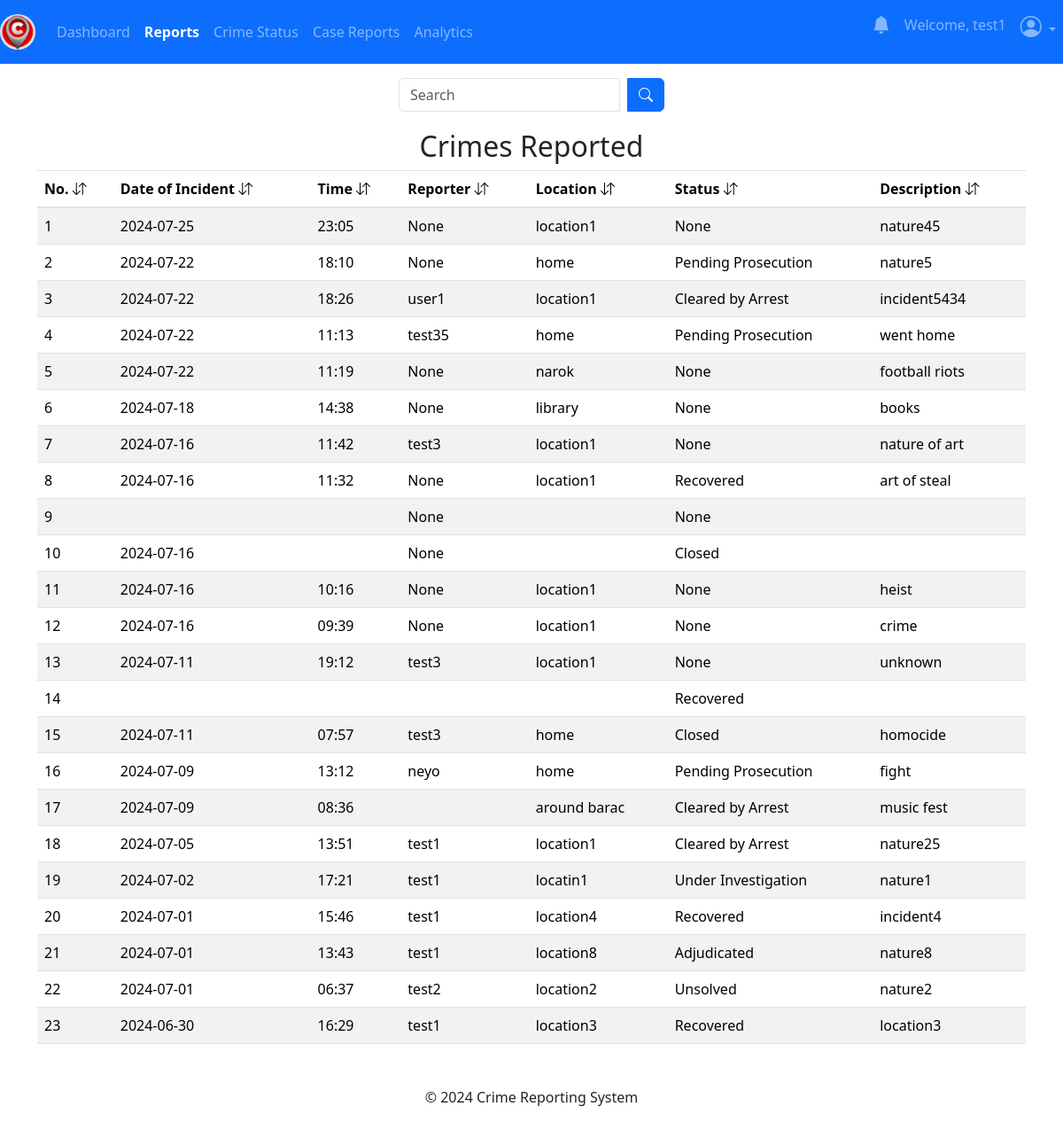
/admin/reports (signed in), run on an earlier commit of the app's database.
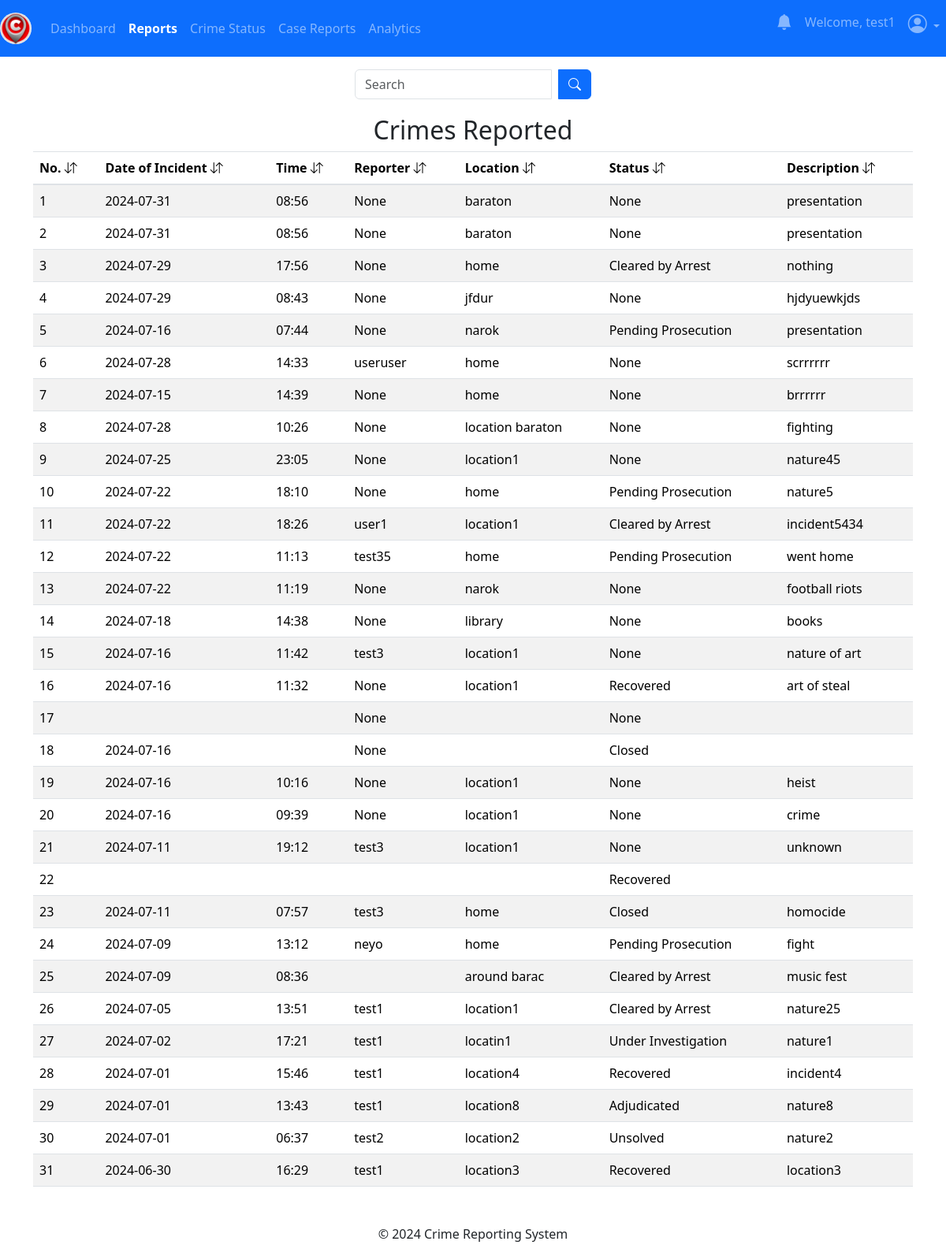
And on a later commit of the database.
### app/posts/models.py (models this page shows, shortened)
class Crime(db.Model, UserMixin):
    crime_id = db.Column(db.Integer, primary_key=True)
    date_of_incident = db.Column(db.String(10), nullable=False)
    issued_by = db.Column(db.String(20), nullable=True)
    time_of_incident = db.Column(db.String(10), nullable=False)
    phonenumber = db.Column(db.String(10), nullable=True)
    incident_location = db.Column(db.Text, nullable=False)
    incident_nature = db.Column(db.Text, nullable=False)
    incident_details = db.Column(db.Text, nullable=False)
    suspect_details = db.Column(db.Text, nullable=True)
    arrest_history = db.Column(db.Text, nullable=True)
    suspect_name = db.Column(db.String(10), nullable=True)
    comments = db.Column(db.Text, nullable=True)
    crime_status = db.Column(db.String(10), nullable=True)
    latitude = db.Column(db.Float)
    longitude = db.Column(db.Float)
    crime_file_upload = db.Column(db.Text, nullable=True)
    crime_file_name = db.Column(db.Text, nullable=True)
    crime_mimetype = db.Column(db.Text, nullable=True)
    date_crime_received = db.Column(db.DateTime(timezone=True), default=current_time())
    reporter_id = db.Column(db.Integer, db.ForeignKey('user.id'))

### app/admins/routes.py (the view)
@admins.route('/admin/reports')
@admin_required
def reports():
    search_query = request.args.get('search_query', '')
    try:
        if search_query:
            crimes = Crime.query.filter(
                Crime.incident_location.ilike(f'%{search_query}%') |
                Crime.issued_by.ilike(f'%{search_query}%') |
                Crime.date_of_incident.ilike(f'%{search_query}%') |
                Crime.time_of_incident.ilike(f'%{search_query}%') |
                Crime.date_crime_received.ilike(f'%{search_query}%') |
                Crime.crime_status.ilike(f'%{search_query}%') |
                Crime.incident_nature.ilike(f'%{search_query}%')
            ).order_by(desc(Crime.date_crime_received)).all()
        else:
            crimes = Crime.query.order_by(desc(Crime.date_crime_received)).all()
    except Exception as e:
        current_app.logger.error(f"Database error: {str(e)}")
        flash("An error occurred while fetching reports.", "danger")
        return redirect(url_for('admins.reports'))
    if not crimes:
        flash("No reports found.", "info")
    return render_template('admin/reports.html', title='Reports Dashboard', crimes=crimes)

### app/__init__.py (called while the page is built)
@login_manager.user_loader
def load_user(user_id):
    return models.User.query.get(user_id)

### app/admins/routes.py (called while the page is built)
def admin_required(f):
    @wraps(f)
    def decorated_function(*args, **kwargs):
        if not session.get('admin_id'):
            flash('You need to be logged in as an admin to access the page.', 'danger')
            return redirect(url_for('admins.adminIndex'))
        return f(*args, **kwargs)
    return decorated_function

### app/templates/admin/reports.html (shortened to what this page needs)
{% extends 'admin/layout.html' %} {% block content %}
<div class="container">
  <br />
  <form
    method="GET"
    action="{{ url_for('admins.reports') }}"
    class="search-form"
  >
    <div class="input-group search-input">
      <input
        type="text"
        name="search_query"
        class="form-control"
        placeholder="Search"
      />
      <div class="input-group-append ms-2">
        <button type="submit" class="btn btn-primary">
          <i class="bi bi-search"></i>
        </button>
      </div>
    </div>
  </form>
  {% if crimes %}
  <table class="table table-striped table-hover">
    <h2 style="text-align: center">Crimes Reported</h2>
    <thead>
      <tr>
        <th scope="col">No. <i class="bi bi-arrow-down-up"></i></th>
        <th scope="col">
          Date of Incident <i class="bi bi-arrow-down-up"></i>
        </th>
        <th scope="col">Time <i class="bi bi-arrow-down-up"></i></th>
        <th scope="col">Reporter <i class="bi bi-arrow-down-up"></i></th>
        <th scope="col">Location <i class="bi bi-arrow-down-up"></i></th>
        <th scope="col">Status <i class="bi bi-arrow-down-up"></i></th>
        <th scope="col">Description <i class="bi bi-arrow-down-up"></i></th>
      </tr>
    </thead>
    <tbody>
      {% for crime in crimes %}
      <tr
        onclick="crimeDetails('{{ crime.crime_id }}')"
        style="cursor: pointer"
      >
        <td>{{ loop.index }}</td>
        <td>{{ crime.date_of_incident }}</td>
        <td>{{ crime.time_of_incident }}</td>
        <td>{{ crime.issued_by }}</td>
        <td>{{ crime.incident_location }}</td>
        <td>{{ crime.crime_status }}</td>
        <td>{{ crime.incident_nature }}</td>
      </tr>
      {% endfor %}
    </tbody>
  </table>
  {% endif %}
  {% endblock content %}

### app/templates/admin/layout.html (shortened to what this page needs)
<!DOCTYPE html>
<html lang="en">
  <head>
    <link
      rel="stylesheet"
      href="https://cdn.jsdelivr.net/npm/bootstrap-icons@1.11.3/font/bootstrap-icons.min.css"
    />
    <link
      href="https://stackpath.bootstrapcdn.com/bootstrap/4.5.2/css/bootstrap.min.css"
      rel="stylesheet"
    />
    <link
      href="https://cdn.jsdelivr.net/npm/bootstrap@5.3.3/dist/css/bootstrap.min.css"
      rel="stylesheet"
    />
  </head>
  <body>
    <nav class="navbar navbar-expand-md navbar-dark bg-primary fixed-top">
      {% if session.get('admin_name') %}
      <a
        class="navbar-brand nav-link active"
        href="{{ url_for('admins.adminDashboard') }}"
        ><img src="{{ url_for('static', filename='img/logo1.png') }}" alt="E-Security" class="d-inline-block align-top navbar-brand-img">
      </a>
      {% else %}
      <a
        class="navbar-brand nav-link active"
        href="{{ url_for('main.home_page') }}"
        ><img src="{{ url_for('static', filename='img/logo1.png') }}" alt="E-Security" class="d-inline-block align-top navbar-brand-img">
      </a>
      {% endif %}
      <div class="collapse navbar-collapse" id="navbarSupportedContent">
        {% if session.get('admin_name') %}
        <ul class="navbar-nav">
          <li class="new-item {% if request.endpoint == 'admins.adminDashboard' %}active{% endif %}">
            <a class="nav-link" href="{{ url_for('admins.adminDashboard') }}"
              >Dashboard</a
            >
          </li>
          <li class="new-item {% if request.endpoint == 'admins.reports' %}active{% endif %}">
            <a class="nav-link" href="{{ url_for('admins.reports') }}"
              >Reports</a
            >
          </li>
          <li class="new-item {% if request.endpoint == 'admins.crimeStatus' %}active{% endif %}">
            <a class="nav-link" href="{{ url_for('admins.crimeStatus') }}"
              >Crime Status</a
            >
          </li>
          <li class="new-item {% if request.endpoint == 'admins.case_reports' %}active{% endif %}">
            <a class="nav-link" href="{{ url_for('admins.case_reports') }}"
              >Case Reports</a
            >
          </li>
          <li class="new-item {% if request.endpoint == 'admins.analytics' %}active{% endif %}">
            <a class="nav-link" href="{{ url_for('admins.analytics') }}"
              >Analytics</a
            >
          </li>
        </ul>
        <ul class="navbar-nav ms-auto">
          <li class="nav-item {% if request.endpoint == 'admins.notifications' %}active{% endif %}">
            <a class="nav-link" href="{{ url_for('admins.notifications') }}"
              ><i class="bi bi-bell-fill h5" style="color: dark"></i
            ></a>
          </li>
          <li class="nav-item">
            <p class="nav-link">Welcome, {{ session.get('admin_name') }}</p>
          </li>
          <li class="nav-item dropdown {% if request.endpoint == 'admins.adminChangePassword' %}active{% endif %}">
            <a
              class="nav-link dropdown-toggle"
              href="#"
              role="button"
              data-bs-toggle="dropdown"
              aria-expanded="false"
            >
              <i class="bi bi-person-circle h4"></i>
            </a>
          </li>
        </ul>
        {% else %}
        <ul class="navbar-nav">
        <li class="nav-item {% if request.endpoint == 'main.about' %}active{% endif %}">
          <a class="nav-link" href="{{ url_for('main.about') }}">About</a>
        </li>
        </ul>
        {% endif %}
      </div>
    </nav>
    <br />
    {% block content %} {% endblock content %}
    <footer class="text-center mt-5">
      <p>&copy; 2024 Crime Reporting System</p>
    </footer>
  </body>
</html>

### app/templates/admin/layout.html (style rules this page uses)
body { height: 100%; width: 100%; padding-top: 40px; }
.navbar-nav .new-item.active .nav-link { font-weight: bold; color: white; }
.navbar-brand-img { height: 40px; width: auto; border-radius: 50%; object-fit: cover; }

### app/templates/admin/reports.html (style rules this page uses)
.search-form { display: flex; justify-content: center; margin-bottom: 20px; }
.search-input { width: 300px; }

What changed in the data, as far as the page shows it:
added Crime: date_of_incident "2024-07-31", time_of_incident "08:56", issued_by "None", incident_location "baraton", crime_status "None", incident_nature "presentation"
added Crime: date_of_incident "2024-07-31", time_of_incident "08:56", issued_by "None", incident_location "baraton", crime_status "None", incident_nature "presentation"
added Crime: date_of_incident "2024-07-29", time_of_incident "17:56", issued_by "None", incident_location "home", crime_status "Cleared by Arrest", incident_nature "nothing"
added Crime: date_of_incident "2024-07-29", time_of_incident "08:43", issued_by "None", incident_location "jfdur", crime_status "None", incident_nature "hjdyuewkjds"
added Crime: date_of_incident "2024-07-16", time_of_incident "07:44", issued_by "None", incident_location "narok", crime_status "Pending Prosecution", incident_nature "presentation"
added Crime: date_of_incident "2024-07-28", time_of_incident "14:33", issued_by "useruser", incident_location "home", crime_status "None", incident_nature "scrrrrrr"
added Crime: date_of_incident "2024-07-15", time_of_incident "14:39", issued_by "None", incident_location "home", crime_status "None", incident_nature "brrrrrr"
added Crime: date_of_incident "2024-07-28", time_of_incident "10:26", issued_by "None", incident_location "location baraton", crime_status "None", incident_nature "fighting"
